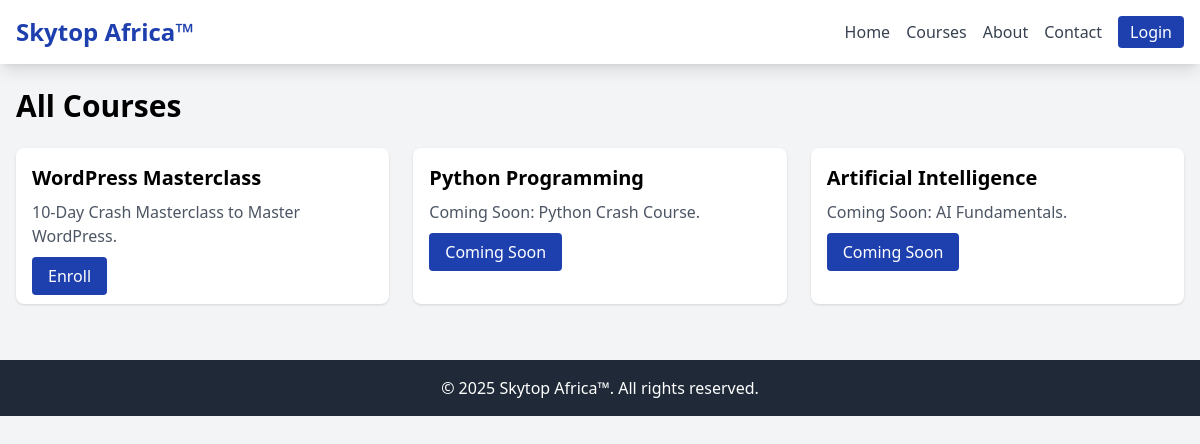
Page /courses/ on the committed database.
### lms/models.py (models this page shows, shortened)
class Course(models.Model):
    title = models.CharField(max_length=200)
    description = models.TextField()
    is_coming_soon = models.BooleanField(default=False)
    created_at = models.DateTimeField(auto_now_add=True)

### lms/views.py (the view)
# urls.py: path('courses/', views.courses, name='courses'),
def courses(request):
    all_courses = Course.objects.all()
    if request.user.is_authenticated:
        enrollments = Enrollment.objects.filter(user=request.user)
        enrolled_courses = {en.course.id: en for en in enrollments}
    else:
        enrolled_courses = {}
    return render(request, 'lms/courses.html', {'courses': all_courses, 'enrolled_courses': enrolled_courses})

### lms/templates/lms/courses.html
{% extends 'lms/base.html' %}
{% load lms_tags %}
{% block content %}
<h2 class="text-3xl font-bold mb-6">All Courses</h2>
<div class="grid md:grid-cols-3 gap-6">
    {% for course in courses %}
    <div class="bg-white p-4 rounded-lg shadow">
        <h3 class="text-xl font-semibold mb-2">{{ course.title }}</h3>
        <p class="text-gray-600 mb-4">{{ course.description|truncatewords:20 }}</p>
        {% if user.is_authenticated %}
            {% with enrolled=enrolled_courses|get_item:course.id %}
                {% if enrolled %}
                    <div class="mb-2">Progress: {{ enrolled.progress_percentage }}%</div>
                    <a href="{% url 'course_detail' course.id %}" class="bg-green-500 text-white px-4 py-2 rounded">Continue</a>
                {% else %}
                    <a href="{% url 'course_detail' course.id %}" class="bg-skytop-blue text-white px-4 py-2 rounded">
                        {% if course.is_coming_soon %}Coming Soon{% else %}Enroll{% endif %}
                    </a>
                {% endif %}
            {% endwith %}
        {% else %}
            <a href="{% url 'course_detail' course.id %}" class="bg-skytop-blue text-white px-4 py-2 rounded">
                {% if course.is_coming_soon %}Coming Soon{% else %}Enroll{% endif %}
            </a>
        {% endif %}
    </div>
    {% endfor %}
</div>
{% endblock %}

### rows in the picture
Course: title "WordPress Masterclass", description "10-Day Crash Masterclass to Master WordPress.", is_coming_soon "Enroll"
Course: title "Python Programming", description "Coming Soon: Python Crash Course.", is_coming_soon "Coming Soon"
Course: title "Artificial Intelligence", description "Coming Soon: AI Fundamentals.", is_coming_soon "Coming Soon"
